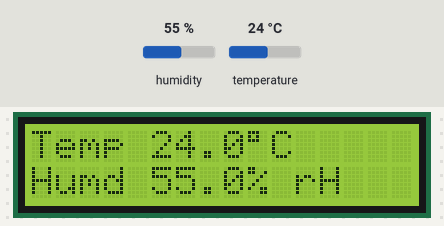
Simulated run of this sketch. Board: ESP32. On the bench: 16×2 character LCD. The inputs (shaded band) are chosen by the test bench; at power-on: humidity 55 %, temperature 24 °C. WiFi joins after 1.5 s; servers stay silent unless stated; uploads are accepted with an empty reply; no MQTT or app messages arrive unless stated; what the sketch prints to the serial monitor is not drawn.

Above: at 5.7 s.
5.8 s: humidity set to 22 %
At 11.0 s:
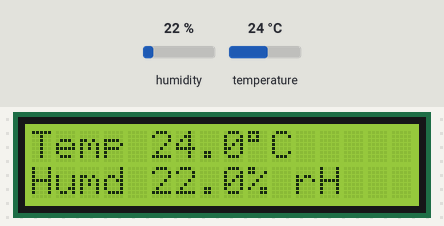
13.6 s: temperature set to 12 °C
At 17.2 s:
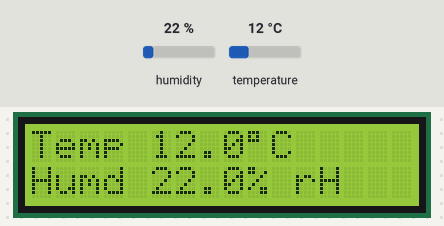
21.4 s: humidity set to 40 %
At 27.4 s:
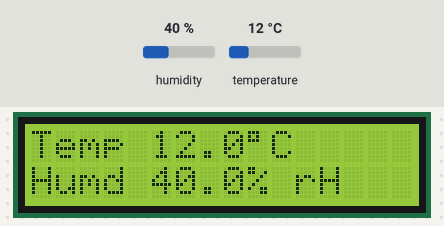
29.2 s: temperature set to 19 °C
At 32.4 s:
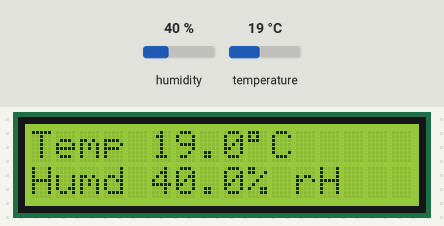
Timing chart, 0 to 33.9 s (numbered marks = the images above; inputs shaded):
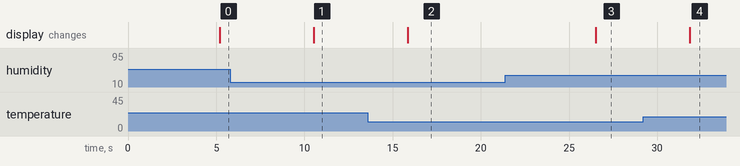

The sketch:

tes_mysql.ino
```cpp
#include <HTTPClient.h>
#include <WiFi.h>
extern "C" {
  #include "freertos/FreeRTOS.h"
  #include "freertos/timers.h"
}
#include <AsyncMqttClient.h>
#include <LiquidCrystal_I2C.h>
#include <Adafruit_AHT10.h>

// Masukkan  identitas WiFi Anda di sini

#define WIFI_SSID "INDOCENTER"
#define WIFI_PASSWORD "segosambel"

const char* serverName = "http://hanifal.my.id/post-esp-data.php";

String apiKeyValue = "tPmAT5Ab3j7F9";

String sensorName = "AHT10";
String sensorLocation = "Radnet Server";

// Masukkan  identitas MQTT Anda di sini

#define MQTT_HOST IPAddress(202, 154, 57, 85)
#define MQTT_PORT 1883

#define MQTT_USERNAME "adminvps"
#define MQTT_PASSWORD "surabaya"

// Masukkan topik MQTT yang hendak Anda publish di sini

#define MQTT_TEMP_TOPIC "esp32/temperature"
#define MQTT_HUMIDITY_TOPIC "esp32/humidity"

int lcdColumns = 16;
int lcdRows = 2;

Adafruit_AHT10 aht10;

LiquidCrystal_I2C lcd(0x27, lcdColumns, lcdRows);

byte derajat_simbol = B11011111;

AsyncMqttClient mqttClient;
TimerHandle_t mqttReconnectTimer;
TimerHandle_t wifiReconnectTimer;

unsigned long previousMillis = 0;
const long interval = 5000;

int i = 0;

// Fungsi untuk menghubungkan ke WiFi

void connectToWifi() {
  Serial.println("Menyambungkan ke jaringan Wi-Fi...");
  WiFi.begin(WIFI_SSID, WIFI_PASSWORD);
}

// Fungsi untuk menghubungkan ke MQTT Broker

void connectToMqtt() {
  Serial.println("Menyambungkan ke MQTT...");
  mqttClient.connect();
}

// Fungsi untuk mengecek koneksi WiFi

void WiFiEvent(WiFiEvent_t event) {
  Serial.printf("[WiFi-event] event: %d\n", event);
  switch(event) {
    case SYSTEM_EVENT_STA_GOT_IP:
      Serial.println("WiFi berhasil tersambung");
      Serial.println("IP address: ");
      Serial.println(WiFi.localIP());
      connectToMqtt();
      break;
    case SYSTEM_EVENT_STA_DISCONNECTED:
      Serial.println("WiFi putus koneksi");
      xTimerStop(mqttReconnectTimer, 0); // ensure we don't reconnect to MQTT while reconnecting to Wi-Fi
      xTimerStart(wifiReconnectTimer, 0);
      break;
  }
}

// Fungsi untuk mengecek koneksi MQTT, apakah sudah tersambung

void onMqttConnect(bool sessionPresent) {
  Serial.println("Tersambung ke MQTT.");
  Serial.print("Session present: ");
  Serial.println(sessionPresent);
}

// Fungsi untuk mengecek koneksi MQTT, apabila terputus

void onMqttDisconnect(AsyncMqttClientDisconnectReason reason) {
  Serial.println("Terputus dari MQTT.");

  if (WiFi.isConnected()) {
    xTimerStart(mqttReconnectTimer, 0);
  }
}

// Fungsi untuk mengecek publish MQTT, apakah telah diketahui oleh broker

void onMqttPublish(uint16_t packetId) {
  Serial.println("Publish diketahui.");
  Serial.print("  packetId: ");
  Serial.println(packetId);
}

// Setup

void setup()
{
  Serial.begin(115200);
  Serial.println();

  aht10.begin();
  lcd.init();
  lcd.backlight();

  mqttReconnectTimer = xTimerCreate("mqttTimer", pdMS_TO_TICKS(2000), pdFALSE, (void *)0, reinterpret_cast<TimerCallbackFunction_t>(connectToMqtt));
  wifiReconnectTimer = xTimerCreate("wifiTimer", pdMS_TO_TICKS(2000), pdFALSE, (void *)0, reinterpret_cast<TimerCallbackFunction_t>(connectToWifi));

  WiFi.onEvent(WiFiEvent);

  mqttClient.onConnect(onMqttConnect);
  mqttClient.onDisconnect(onMqttDisconnect);
  mqttClient.onPublish(onMqttPublish);
  mqttClient.setServer(MQTT_HOST, MQTT_PORT);
  mqttClient.setCredentials(MQTT_USERNAME, MQTT_PASSWORD);

  connectToWifi();
}

void loop()
{
  unsigned long currentMillis = millis();
  if (currentMillis - previousMillis >= interval) {
    previousMillis = currentMillis;
    WiFiClient client;
    HTTPClient http;

    sensors_event_t humidity, temp;
    aht10.getEvent(&humidity, &temp);

    // Menampilkan data ke LCD

    lcd.setCursor(0,0);
    lcd.print("Temp :");
    lcd.setCursor(5,0);
    lcd.print(temp.temperature);
    lcd.setCursor(9,0);
    lcd.write(derajat_simbol);
    lcd.setCursor(10,0);
    lcd.print("C");
    lcd.setCursor(12,0);
    lcd.print("   ");

    lcd.setCursor(0,1);
    lcd.print("Humd :");
    lcd.setCursor(5,1);
    lcd.print(humidity.relative_humidity);
    lcd.setCursor(9,1);
    lcd.print("% rH");

    uint16_t packetIdPub1 = mqttClient.publish(MQTT_TEMP_TOPIC, 1, true, String(temp.temperature).c_str());
    uint16_t packetIdPub2 = mqttClient.publish(MQTT_HUMIDITY_TOPIC, 1, true, String(humidity.relative_humidity).c_str());

    // Menampilkan data ke Serial Monitor

    Serial.print("Temperature: ");
    Serial.print(temp.temperature);
    Serial.print(" *C, Humidity: ");
    Serial.print(humidity.relative_humidity);
    Serial.println(" % rH");

    Serial.print("Telah di publish pada QoS 0, dengan packetId: ");
    Serial.println(i);

    i++;

    String tempString = String(temp.temperature);
    String humidityString = String(humidity.relative_humidity);

    // Your Domain name with URL path or IP address with path
    http.begin(client, serverName);

    // Specify content-type header
    http.addHeader("Content-Type", "application/x-www-form-urlencoded");

    // Prepare your HTTP POST request data
    String httpRequestData = "api_key=" + apiKeyValue + " &sensor=" + sensorName
                          + " &location=" + sensorLocation + " &temperature=" + tempString
                          + " &humidity=" + humidityString + "";
    Serial.print("httpRequestData: ");
    Serial.println(httpRequestData);

    // You can comment the httpRequestData variable above
    // then, use the httpRequestData variable below (for testing purposes without the BME280 sensor)
    //String httpRequestData = "api_key=tPmAT5Ab3j7F9&sensor=BME280&location=Office&value1=24.75&value2=49.54&value3=1005.14";

    // Send HTTP POST request
    int httpResponseCode = http.POST(httpRequestData);

    // If you need an HTTP request with a content type: text/plain
    //http.addHeader("Content-Type", "text/plain");
    //int httpResponseCode = http.POST("Hello, World!");

    // If you need an HTTP request with a content type: application/json, use the following:
    //http.addHeader("Content-Type", "application/json");
    //int httpResponseCode = http.POST("{\"value1\":\"19\",\"value2\":\"67\",\"value3\":\"78\"}");

    if (httpResponseCode>0) {
      Serial.print("HTTP Response code: ");
      Serial.println(httpResponseCode);
    }
    else {
      Serial.print("Error code: ");
      Serial.println(httpResponseCode);
    }
    // Free resources
    http.end();
    }
    //Send an HTTP POST request every 1 seconds
    delay(1000);
}
```

Measured:
- after the input at 5.8 s, the display: changes after 4.7 s (image 1)
- after the input at 13.6 s, the display: changes after 2.3 s (image 2)
- after the input at 21.4 s, the display: changes after 5.1 s (image 3)
- after the input at 29.2 s, the display: changes after 2.6 s (image 4)
